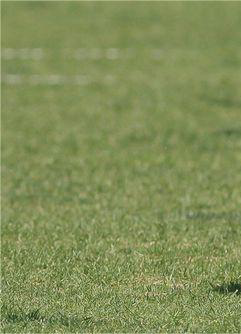
#> input picture seam-carving-master/example/a1.png, 241 x 334 px, found by its file name
$ python main.py
#> lines starting #> are read from the running program, lines starting #| are printed output that depends on the picture
### seam-carving-master/seam_carving.py
import numpy as np
import cv2
class SeamCarver:
    def __init__(self, filename, out_height, out_width, protect_mask='', object_mask=''):
        # initialize parameter
#> called with out_height = 334, out_width = 221, protect_mask = '', object_mask = ''
        self.filename = filename
        self.out_height = out_height
        self.out_width = out_width

        # read in image and store as np.float64 format
        self.in_image = cv2.imread(filename).astype(np.float64)
        self.in_height, self.in_width = self.in_image.shape[: 2]
#> self.in_height = 334; self.in_width = 241

        # keep tracking resulting image
        self.out_image = np.copy(self.in_image)

        # object removal --> self.object = True
        self.object = (object_mask != '')
        if self.object:
            # read in object mask image file as np.float64 format in gray scale
            self.mask = cv2.imread(object_mask, 0).astype(np.float64)
            self.protect = False
        # image re-sizing with or without protect mask
        else:
            self.protect = (protect_mask != '')
            if self.protect:
                # if protect_mask filename is provided, read in protect mask image file as np.float64 format in gray scale
                self.mask = cv2.imread(protect_mask, 0).astype(np.float64)

        # kernel for forward energy map calculation
        self.kernel_x = np.array([[0., 0., 0.], [-1., 0., 1.], [0., 0., 0.]], dtype=np.float64)
        self.kernel_y_left = np.array([[0., 0., 0.], [0., 0., 1.], [0., -1., 0.]], dtype=np.float64)
        self.kernel_y_right = np.array([[0., 0., 0.], [1., 0., 0.], [0., -1., 0.]], dtype=np.float64)

        # constant for covered area by protect mask or object mask
        self.constant = 1000

        # starting program
        self.start()


    def start(self):
        """
        :return:

        If object mask is provided --> object removal function will be executed
        else --> seam carving function (image retargeting) will be process
        """
        if self.object:
            self.object_removal()
        else:
            self.seams_carving()


    def seams_carving(self):
        """
        :return:

        We first process seam insertion or removal in vertical direction then followed by horizontal direction.

        If targeting height or width is greater than original ones --> seam insertion,
        else --> seam removal

        The algorithm is written for seam processing in vertical direction (column), so image is rotated 90 degree
        counter-clockwise for seam processing in horizontal direction (row)
        """

        # calculate number of rows and columns needed to be inserted or removed
        delta_row, delta_col = int(self.out_height - self.in_height), int(self.out_width - self.in_width)
#> delta_row = 0; delta_col = -20

        # remove column
        if delta_col < 0:
            self.seams_removal(delta_col * -1)
        # insert column
        elif delta_col > 0:
            self.seams_insertion(delta_col)

        # remove row
        if delta_row < 0:
            self.out_image = self.rotate_image(self.out_image, 1)
            if self.protect:
                self.mask = self.rotate_mask(self.mask, 1)
            self.seams_removal(delta_row * -1)
            self.out_image = self.rotate_image(self.out_image, 0)
        # insert row
        elif delta_row > 0:
            self.out_image = self.rotate_image(self.out_image, 1)
            if self.protect:
                self.mask = self.rotate_mask(self.mask, 1)
            self.seams_insertion(delta_row)
            self.out_image = self.rotate_image(self.out_image, 0)


    # [29 lines left out: function object_removal, not called in this run]


    def seams_removal(self, num_pixel):
#> called with num_pixel = 20
        if self.protect:
            for dummy in range(num_pixel):
                energy_map = self.calc_energy_map()
                energy_map[np.where(self.mask > 0)] *= self.constant
                cumulative_map = self.cumulative_map_forward(energy_map)
                seam_idx = self.find_seam(cumulative_map)
                self.delete_seam(seam_idx)
                self.delete_seam_on_mask(seam_idx)
        else:
            for dummy in range(num_pixel):
                energy_map = self.calc_energy_map()
                cumulative_map = self.cumulative_map_forward(energy_map)
                seam_idx = self.find_seam(cumulative_map)
                self.delete_seam(seam_idx)
#> this loop made 20 passes
#> pass 1, in calc_energy_map, `b, g, r = cv2.split(self.out_image)`:
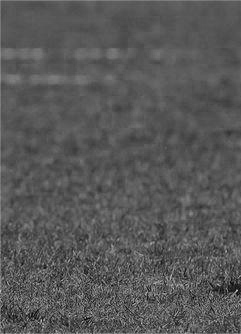
#> b: shape (334, 241) float64; min 0, max 206, mean 87.8
#> pass 1, in calc_energy_map, `b, g, r = cv2.split(self.out_image)`:
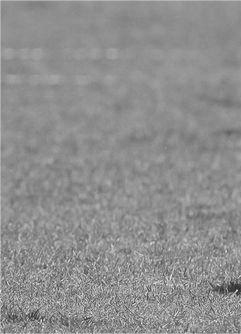
#> g: shape (334, 241) float64; min 35, max 251, mean 142.4
#> pass 1, in calc_energy_map, `b_energy = np.absolute(cv2.Scharr(b, -1, 1, 0)) + np.absolute(cv2.Scha..`:
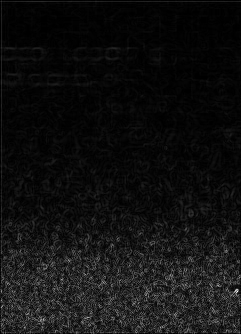
#> b_energy: shape (334, 241) float64; min 0, max 4274, mean 281.9; drawn with min black and max white
#> after the loop:
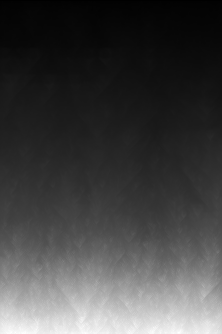
#> cumulative_map: shape (334, 222) float64; min 0, max 152095, mean 40421.1; drawn with min black and max white
#> after the loop:
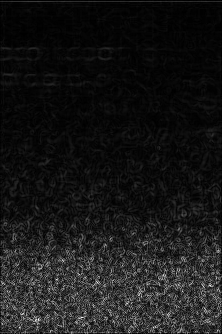
#> energy_map: shape (334, 222) float64; min 0, max 8888, mean 842.9; drawn with min black and max white


    # [40 lines left out: function seams_insertion, not called in this run]


    def calc_energy_map(self):
        b, g, r = cv2.split(self.out_image)
        b_energy = np.absolute(cv2.Scharr(b, -1, 1, 0)) + np.absolute(cv2.Scharr(b, -1, 0, 1))
        g_energy = np.absolute(cv2.Scharr(g, -1, 1, 0)) + np.absolute(cv2.Scharr(g, -1, 0, 1))
        r_energy = np.absolute(cv2.Scharr(r, -1, 1, 0)) + np.absolute(cv2.Scharr(r, -1, 0, 1))
        return b_energy + g_energy + r_energy


    # [8 lines left out: function cumulative_map_backward, not called in this run]


    def cumulative_map_forward(self, energy_map):
        matrix_x = self.calc_neighbor_matrix(self.kernel_x)
        matrix_y_left = self.calc_neighbor_matrix(self.kernel_y_left)
        matrix_y_right = self.calc_neighbor_matrix(self.kernel_y_right)

        m, n = energy_map.shape
        output = np.copy(energy_map)
        for row in range(1, m):
            for col in range(n):
                if col == 0:
                    e_right = output[row - 1, col + 1] + matrix_x[row - 1, col + 1] + matrix_y_right[row - 1, col + 1]
                    e_up = output[row - 1, col] + matrix_x[row - 1, col]
                    output[row, col] = energy_map[row, col] + min(e_right, e_up)
                elif col == n - 1:
                    e_left = output[row - 1, col - 1] + matrix_x[row - 1, col - 1] + matrix_y_left[row - 1, col - 1]
                    e_up = output[row - 1, col] + matrix_x[row - 1, col]
                    output[row, col] = energy_map[row, col] + min(e_left, e_up)
                else:
                    e_left = output[row - 1, col - 1] + matrix_x[row - 1, col - 1] + matrix_y_left[row - 1, col - 1]
                    e_right = output[row - 1, col + 1] + matrix_x[row - 1, col + 1] + matrix_y_right[row - 1, col + 1]
                    e_up = output[row - 1, col] + matrix_x[row - 1, col]
                    output[row, col] = energy_map[row, col] + min(e_left, e_right, e_up)
        return output


    def calc_neighbor_matrix(self, kernel):
        b, g, r = cv2.split(self.out_image)
        output = np.absolute(cv2.filter2D(b, -1, kernel=kernel)) + \
                 np.absolute(cv2.filter2D(g, -1, kernel=kernel)) + \
                 np.absolute(cv2.filter2D(r, -1, kernel=kernel))
        return output


    def find_seam(self, cumulative_map):
        m, n = cumulative_map.shape
        output = np.zeros((m,), dtype=np.uint32)
        output[-1] = np.argmin(cumulative_map[-1])
        for row in range(m - 2, -1, -1):
            prv_x = output[row + 1]
            if prv_x == 0:
                output[row] = np.argmin(cumulative_map[row, : 2])
            else:
                output[row] = np.argmin(cumulative_map[row, prv_x - 1: min(prv_x + 2, n - 1)]) + prv_x - 1
        return output


    def delete_seam(self, seam_idx):
        m, n = self.out_image.shape[: 2]
        output = np.zeros((m, n - 1, 3))
        for row in range(m):
            col = seam_idx[row]
            output[row, :, 0] = np.delete(self.out_image[row, :, 0], [col])
            output[row, :, 1] = np.delete(self.out_image[row, :, 1], [col])
            output[row, :, 2] = np.delete(self.out_image[row, :, 2], [col])
        self.out_image = np.copy(output)


    # [87 lines left out: functions add_seam, update_seams, rotate_image, rotate_mask, delete_seam_on_mask, add_seam_on_mask and 1 more, not called in this run]


    def save_result(self, filename):
        cv2.imwrite(filename, self.out_image.astype(np.uint8))
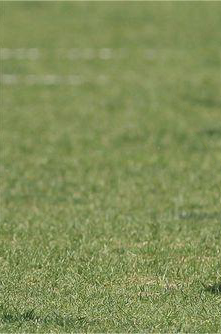
#> saved as a12.png: shape (334, 221, 3); mean B, G, R 87.8, 142.5, 129.7

### seam-carving-master/main.py
from seam_carving import SeamCarver
import os
def image_resize_without_mask(filename_input, filename_output, new_height, new_width):
    obj = SeamCarver(filename_input, new_height, new_width)
    obj.save_result(filename_output)


def image_resize_with_mask(filename_input, filename_output, new_height, new_width, filename_mask):
    obj = SeamCarver(filename_input, new_height, new_width, protect_mask=filename_mask)
    obj.save_result(filename_output)


def object_removal(filename_input, filename_output, filename_mask):
    obj = SeamCarver(filename_input, 0, 0, object_mask=filename_mask)
    obj.save_result(filename_output)

def main():
    filename_input = "D:\\Network model file\\code\\beauty\\4finish_seam-carving-master\\4_ok_seam-carving-master\\seam-carving-master\\example\\a1.png"
    filename_output = "D:\\Network model file\\code\\beauty\\4finish_seam-carving-master\\4_ok_seam-carving-master\\seam-carving-master\\example\\a12.png"
    new_width = 221
    new_height =334
    image_resize_without_mask(filename_input, filename_output, new_height, new_width)

if __name__ == "__main__":
    main()


# if __name__ == '__main__':
#     """
#     Put image in in/images folder and protect or object mask in in/masks folder
#     Ouput image will be saved to out/images folder with filename_output
#     """
#
#     folder_in = "example\\output_test3.jpg"
#     folder_out = "output\\output3.jpg"
#
#     filename_input = 'test7.png'
#     filename_output = 'image_result.png'
#     filename_mask = 'mask.jpg'
#     new_height = 600
#     new_width = 922
#
#     input_image = "E:\\seam-carving-master\\seam-carving-master\\in\\test7.png"
#     input_mask = os.path.join(folder_in, "masks", filename_mask)
#     output_image = os.path.join(folder_out, "images", filename_output)
#
#     image_resize_without_mask(input_image, output_image, new_height, new_width)
#     #image_resize_with_mask(input_image, output_image, new_height, new_width, input_mask)
#     #object_removal(input_image, output_image, input_mask)
#
